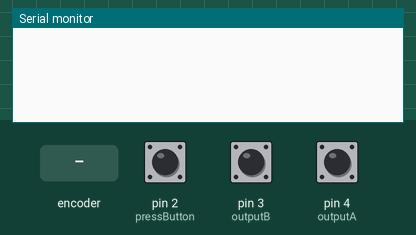
Recording of a sketch running on a simulated Arduino Uno, built with avr-gcc and run on an emulated ATmega328P. On the bench: the last lines printed to the serial monitor. Inputs (shaded band) come from the test bench; at power-on: pin 2 (pressButton) HIGH, pin 3 (outputB) HIGH, pin 4 (outputA) HIGH.

Above: at 1.2 s.
1.3 s: rotary encoder on pin 4 (outputA) / pin 3 (outputB) turned 1 step (first pin leading)
At 2.2 s:
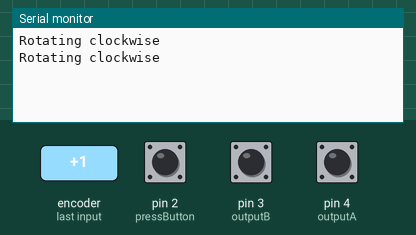
3.0 s: pin 2 (pressButton) pulled LOW for 0.15 s
At 4.1 s:
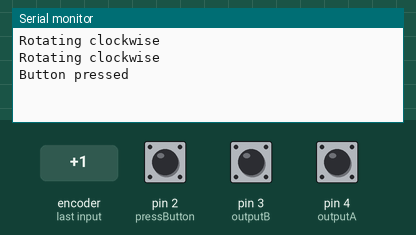
4.6 s: rotary encoder on pin 4 (outputA) / pin 3 (outputB) turned 2 steps (second pin leading)
At 5.8 s:
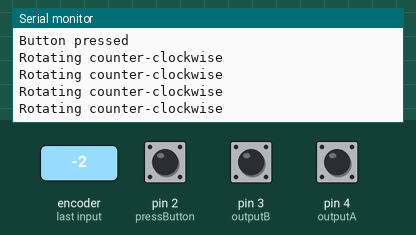

Measured:
- after the input at 1.3 s, the serial monitor: prints a new line at once (image 1)
- after the input at 3.0 s, the serial monitor: prints a new line at once (image 2)
- after the input at 4.6 s, the serial monitor: prints a new line at once (image 3)

The sketch:

rotarybutton.ino
```cpp
/* ECE411 FALL2022 Team3
   Testing rotary encoder
   -Turning the knob clockwise will print out a statement that says "Rotating clockwise"
   -Turning the knob counter-clockwise will print out a statement that says "Rotating counter-clockwise"
   -Pressing the button will print out a statement that says "Button pressed"

   -Read with 9600 baud rate on the serial monitor.

   Also need to implement a code that will read the rotations once - it currently senses each turn twice.
   Next, we should output the messages on the LCD display, then we can easily put in the timer,
   stopwatch, and game mode.

   For function returning to main menu, we can utilize 'if button pressed > 6 times, go to function'. This
   is equivalent to about 2 seconds. Would probably need to start a count everytime button is pressed
*/

//#include <LiquidCrystal_I2C.h>
//#include <Wire.h>

#define outputA 4 //output A = CLK = pin 4
#define outputB 3 //output B = DW = pin 3

//LiquidCrystal_I2C lcd(0x27,16,2);

//int counter = 0;
int aState;
int aLastState;
int pressButton = 2; //button = SW pin to Arduino pin 2

void setup() {
  //lcd.init(); //initialize LCD
  //lcd.backlight();  //turn on LCD backlight
  pinMode(outputA, INPUT);
  pinMode(outputB, INPUT);
  pinMode(pressButton, INPUT);

  Serial.begin(9600);
  aLastState = digitalRead(outputA); //reads initial state of outputA
}

void loop() {
  int buttonState = digitalRead(pressButton); //read input pin
  aState = digitalRead(outputA); //

  if(buttonState == 0) {
    Serial.print("Button pressed\n");
    delay(200);
  }

  //if the previous/current state of outputA are different, that means a pulse has occured
  if(aState != aLastState) {
    //if outputB state is different to outputA state, that means the encoder is rotating clockwise
    if(digitalRead(outputB) != aState) {
      //counter++;
      Serial.print("Rotating clockwise\n");
    }
    else {
      //counter--;
      Serial.print("Rotating counter-clockwise\n");
    }
    //Serial.print("Position: ");
    //Serial.println(counter);
  }
  aLastState = aState;  //update the previous state of outputA with current state
  //we don't want to add a delay for the rotation of the knobs - it makes us wait a lil before we can turn again
}
```
